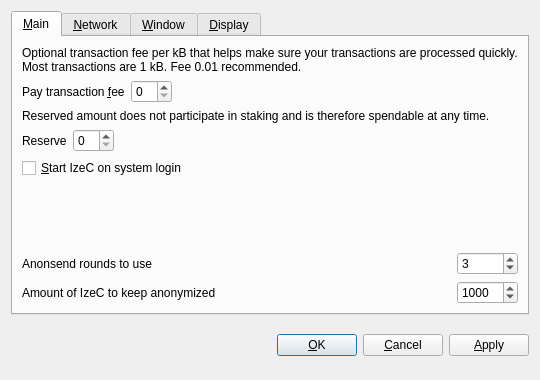
<?xml version="1.0" encoding="UTF-8"?>
<ui version="4.0">
 <class>OptionsDialog</class>
 <widget class="QDialog" name="OptionsDialog">
  <property name="geometry">
   <rect>
    <x>0</x>
    <y>0</y>
    <width>540</width>
    <height>380</height>
   </rect>
  </property>
  <property name="windowTitle">
   <string>Options</string>
  </property>
  <property name="modal">
   <bool>true</bool>
  </property>
  <layout class="QVBoxLayout" name="verticalLayout">
   <item>
    <widget class="QTabWidget" name="tabWidget">
     <property name="tabPosition">
      <enum>QTabWidget::North</enum>
     </property>
     <property name="currentIndex">
      <number>0</number>
     </property>
     <widget class="QWidget" name="tabMain">
      <attribute name="title">
       <string>&amp;Main</string>
      </attribute>
      <layout class="QGridLayout" name="gridLayout">
       <item row="0" column="0" colspan="2">
        <widget class="QLabel" name="transactionFeeInfoLabel">
         <property name="text">
          <string>Optional transaction fee per kB that helps make sure your transactions are processed quickly. Most transactions are 1 kB. Fee 0.01 recommended.</string>
         </property>
         <property name="textFormat">
          <enum>Qt::PlainText</enum>
         </property>
         <property name="wordWrap">
          <bool>true</bool>
         </property>
        </widget>
       </item>
       <item row="1" column="0">
        <layout class="QHBoxLayout" name="horizontalLayoutFee">
         <item>
          <widget class="QLabel" name="transactionFeeLabel">
           <property name="text">
            <string>Pay transaction &amp;fee</string>
           </property>
           <property name="textFormat">
            <enum>Qt::PlainText</enum>
           </property>
           <property name="buddy">
            <cstring>transactionFee</cstring>
           </property>
          </widget>
         </item>
         <item>
          <widget class="BitcoinAmountField" name="transactionFee"/>
         </item>
         <item>
          <spacer name="horizontalSpacerFee">
           <property name="orientation">
            <enum>Qt::Horizontal</enum>
           </property>
           <property name="sizeHint" stdset="0">
            <size>
             <width>40</width>
             <height>20</height>
            </size>
           </property>
          </spacer>
         </item>
        </layout>
       </item>
       <item row="2" column="0" colspan="2">
        <widget class="QLabel" name="reserveBalanceInfoLabel">
         <property name="text">
          <string>Reserved amount does not participate in staking and is therefore spendable at any time.</string>
         </property>
         <property name="textFormat">
          <enum>Qt::PlainText</enum>
         </property>
         <property name="wordWrap">
          <bool>true</bool>
         </property>
        </widget>
       </item>
       <item row="3" column="0">
        <layout class="QHBoxLayout" name="horizontalLayoutReserveBalance">
         <item>
          <widget class="QLabel" name="reserveBalanceLabel">
           <property name="text">
            <string>Reserve</string>
           </property>
           <property name="textFormat">
            <enum>Qt::PlainText</enum>
           </property>
           <property name="buddy">
            <cstring>reserveBalance</cstring>
           </property>
          </widget>
         </item>
         <item>
          <widget class="BitcoinAmountField" name="reserveBalance"/>
         </item>
         <item>
          <spacer name="horizontalSpacerReserveBalance">
           <property name="orientation">
            <enum>Qt::Horizontal</enum>
           </property>
           <property name="sizeHint" stdset="0">
            <size>
             <width>40</width>
             <height>20</height>
            </size>
           </property>
          </spacer>
         </item>
        </layout>
       </item>
       <item row="4" column="0">
        <widget class="QCheckBox" name="bitcoinAtStartup">
         <property name="toolTip">
          <string>Automatically start IzeC after logging in to the system.</string>
         </property>
         <property name="text">
          <string>&amp;Start IzeC on system login</string>
         </property>
        </widget>
       </item>
       <item row="5" column="0">
        <spacer name="verticalSpacer_Main">
         <property name="orientation">
          <enum>Qt::Vertical</enum>
         </property>
         <property name="sizeHint" stdset="0">
          <size>
           <width>20</width>
           <height>40</height>
          </size>
         </property>
        </spacer>
       </item>
       <item row="6" column="0">
        <widget class="QLabel" name="label">
         <property name="toolTip">
          <string>&lt;html&gt;&lt;head/&gt;&lt;body&gt;&lt;p&gt;This setting determines the amount of individual masternodes that an input will be anonymized through. More rounds of anonymization gives a higher degree of privacy, but also costs more in fees.&lt;/p&gt;&lt;/body&gt;&lt;/html&gt;</string>
         </property>
         <property name="text">
          <string>Anonsend rounds to use</string>
         </property>
        </widget>
       </item>
       <item row="6" column="1">
        <widget class="QSpinBox" name="anonsendRounds">
         <property name="minimum">
          <number>2</number>
         </property>
         <property name="maximum">
          <number>16</number>
         </property>
         <property name="value">
          <number>3</number>
         </property>
        </widget>
       </item>
       <item row="7" column="0">
        <widget class="QLabel" name="label_2">
         <property name="toolTip">
          <string>This amount acts as a threshold to turn off Anonsend once it's reached.</string>
         </property>
         <property name="statusTip">
          <string notr="true"/>
         </property>
         <property name="whatsThis">
          <string notr="true"/>
         </property>
         <property name="accessibleName">
          <string notr="true"/>
         </property>
         <property name="accessibleDescription">
          <string notr="true"/>
         </property>
         <property name="text">
          <string>Amount of IzeC to keep anonymized</string>
         </property>
        </widget>
       </item>
       <item row="7" column="1">
        <widget class="QSpinBox" name="anonymizeIzeC">
         <property name="minimum">
          <number>2</number>
         </property>
         <property name="maximum">
          <number>10000</number>
         </property>
         <property name="singleStep">
          <number>10</number>
         </property>
         <property name="value">
          <number>1000</number>
         </property>
        </widget>
       </item>
      </layout>
     </widget>
     <widget class="QWidget" name="tabNetwork">
      <attribute name="title">
       <string>&amp;Network</string>
      </attribute>
      <layout class="QVBoxLayout" name="verticalLayout_Network">
       <item>
        <widget class="QCheckBox" name="mapPortUpnp">
         <property name="toolTip">
          <string>Automatically open the IzeC client port on the router. This only works when your router supports UPnP and it is enabled.</string>
         </property>
         <property name="text">
          <string>Map port using &amp;UPnP</string>
         </property>
        </widget>
       </item>
       <item>
        <widget class="QCheckBox" name="connectSocks">
         <property name="toolTip">
          <string>Connect to the IzeC network through a SOCKS5 proxy (e.g. when connecting through Tor).</string>
         </property>
         <property name="text">
          <string>&amp;Connect through SOCKS5 proxy:</string>
         </property>
        </widget>
       </item>
       <item>
        <layout class="QHBoxLayout" name="horizontalLayout_Network">
         <item>
          <widget class="QLabel" name="proxyIpLabel">
           <property name="text">
            <string>Proxy &amp;IP:</string>
           </property>
           <property name="textFormat">
            <enum>Qt::PlainText</enum>
           </property>
           <property name="buddy">
            <cstring>proxyIp</cstring>
           </property>
          </widget>
         </item>
         <item>
          <widget class="QValidatedLineEdit" name="proxyIp">
           <property name="maximumSize">
            <size>
             <width>140</width>
             <height>16777215</height>
            </size>
           </property>
           <property name="toolTip">
            <string>IP address of the proxy (e.g. 127.0.0.1)</string>
           </property>
          </widget>
         </item>
         <item>
          <widget class="QLabel" name="proxyPortLabel">
           <property name="text">
            <string>&amp;Port:</string>
           </property>
           <property name="textFormat">
            <enum>Qt::PlainText</enum>
           </property>
           <property name="buddy">
            <cstring>proxyPort</cstring>
           </property>
          </widget>
         </item>
         <item>
          <widget class="QLineEdit" name="proxyPort">
           <property name="maximumSize">
            <size>
             <width>55</width>
             <height>16777215</height>
            </size>
           </property>
           <property name="toolTip">
            <string>Port of the proxy (e.g. 9050)</string>
           </property>
          </widget>
         </item>
         <item>
          <spacer name="horizontalSpacer_Network">
           <property name="orientation">
            <enum>Qt::Horizontal</enum>
           </property>
           <property name="sizeHint" stdset="0">
            <size>
             <width>40</width>
             <height>20</height>
            </size>
           </property>
          </spacer>
         </item>
        </layout>
       </item>
       <item>
        <spacer name="verticalSpacer_Network">
         <property name="orientation">
          <enum>Qt::Vertical</enum>
         </property>
         <property name="sizeHint" stdset="0">
          <size>
           <width>20</width>
           <height>40</height>
          </size>
         </property>
        </spacer>
       </item>
      </layout>
     </widget>
     <widget class="QWidget" name="tabWindow">
      <attribute name="title">
       <string>&amp;Window</string>
      </attribute>
      <layout class="QVBoxLayout" name="verticalLayout_Window">
       <item>
        <widget class="QCheckBox" name="minimizeToTray">
         <property name="toolTip">
          <string>Show only a tray icon after minimizing the window.</string>
         </property>
         <property name="text">
          <string>&amp;Minimize to the tray instead of the taskbar</string>
         </property>
        </widget>
       </item>
       <item>
        <widget class="QCheckBox" name="minimizeOnClose">
         <property name="toolTip">
          <string>Minimize instead of exit the application when the window is closed. When this option is enabled, the application will be closed only after selecting Quit in the menu.</string>
         </property>
         <property name="text">
          <string>M&amp;inimize on close</string>
         </property>
        </widget>
       </item>
       <item>
        <spacer name="verticalSpacer_Window">
         <property name="orientation">
          <enum>Qt::Vertical</enum>
         </property>
         <property name="sizeHint" stdset="0">
          <size>
           <width>20</width>
           <height>40</height>
          </size>
         </property>
        </spacer>
       </item>
      </layout>
     </widget>
     <widget class="QWidget" name="tabDisplay">
      <attribute name="title">
       <string>&amp;Display</string>
      </attribute>
      <layout class="QVBoxLayout" name="verticalLayout_Display">
       <item>
        <layout class="QHBoxLayout" name="horizontalLayout_1_Display">
         <item>
          <widget class="QLabel" name="langLabel">
           <property name="text">
            <string>User Interface &amp;language:</string>
           </property>
           <property name="textFormat">
            <enum>Qt::PlainText</enum>
           </property>
           <property name="buddy">
            <cstring>lang</cstring>
           </property>
          </widget>
         </item>
         <item>
          <widget class="QValueComboBox" name="lang">
           <property name="toolTip">
            <string>The user interface language can be set here. This setting will take effect after restarting IzeC.</string>
           </property>
          </widget>
         </item>
        </layout>
       </item>
       <item>
        <layout class="QHBoxLayout" name="horizontalLayout_2_Display">
         <item>
          <widget class="QLabel" name="unitLabel">
           <property name="text">
            <string>&amp;Unit to show amounts in:</string>
           </property>
           <property name="textFormat">
            <enum>Qt::PlainText</enum>
           </property>
           <property name="buddy">
            <cstring>unit</cstring>
           </property>
          </widget>
         </item>
         <item>
          <widget class="QValueComboBox" name="unit">
           <property name="toolTip">
            <string>Choose the default subdivision unit to show in the interface and when sending coins.</string>
           </property>
          </widget>
         </item>
        </layout>
       </item>
       <item>
        <widget class="QCheckBox" name="coinControlFeatures">
         <property name="toolTip">
          <string>Whether to show coin control features or not.</string>
         </property>
         <property name="text">
          <string>Display coin &amp;control features (experts only!)</string>
         </property>
        </widget>
       </item>
       <item>
        <widget class="QCheckBox" name="useBlackTheme">
         <property name="text">
          <string>Use black visual theme (requires restart)</string>
         </property>
        </widget>
       </item>
       <item>
        <spacer name="verticalSpacer_Display">
         <property name="orientation">
          <enum>Qt::Vertical</enum>
         </property>
         <property name="sizeHint" stdset="0">
          <size>
           <width>20</width>
           <height>40</height>
          </size>
         </property>
        </spacer>
       </item>
      </layout>
     </widget>
    </widget>
   </item>
   <item>
    <layout class="QHBoxLayout" name="horizontalLayout_Buttons">
     <item>
      <spacer name="horizontalSpacer_1">
       <property name="orientation">
        <enum>Qt::Horizontal</enum>
       </property>
       <property name="sizeHint" stdset="0">
        <size>
         <width>40</width>
         <height>48</height>
        </size>
       </property>
      </spacer>
     </item>
     <item>
      <widget class="QLabel" name="statusLabel">
       <property name="font">
        <font>
         <weight>75</weight>
         <bold>true</bold>
        </font>
       </property>
       <property name="text">
        <string/>
       </property>
       <property name="textFormat">
        <enum>Qt::PlainText</enum>
       </property>
       <property name="wordWrap">
        <bool>true</bool>
       </property>
      </widget>
     </item>
     <item>
      <spacer name="horizontalSpacer_2">
       <property name="orientation">
        <enum>Qt::Horizontal</enum>
       </property>
       <property name="sizeHint" stdset="0">
        <size>
         <width>40</width>
         <height>48</height>
        </size>
       </property>
      </spacer>
     </item>
     <item>
      <widget class="QPushButton" name="okButton">
       <property name="text">
        <string>&amp;OK</string>
       </property>
      </widget>
     </item>
     <item>
      <widget class="QPushButton" name="cancelButton">
       <property name="text">
        <string>&amp;Cancel</string>
       </property>
       <property name="autoDefault">
        <bool>false</bool>
       </property>
      </widget>
     </item>
     <item>
      <widget class="QPushButton" name="applyButton">
       <property name="text">
        <string>&amp;Apply</string>
       </property>
       <property name="autoDefault">
        <bool>false</bool>
       </property>
      </widget>
     </item>
    </layout>
   </item>
  </layout>
 </widget>
 <customwidgets>
  <customwidget>
   <class>BitcoinAmountField</class>
   <extends>QSpinBox</extends>
   <header>bitcoinamountfield.h</header>
   <container>1</container>
  </customwidget>
  <customwidget>
   <class>QValueComboBox</class>
   <extends>QComboBox</extends>
   <header>qvaluecombobox.h</header>
  </customwidget>
  <customwidget>
   <class>QValidatedLineEdit</class>
   <extends>QLineEdit</extends>
   <header>qvalidatedlineedit.h</header>
  </customwidget>
 </customwidgets>
 <resources/>
 <connections/>
</ui>
